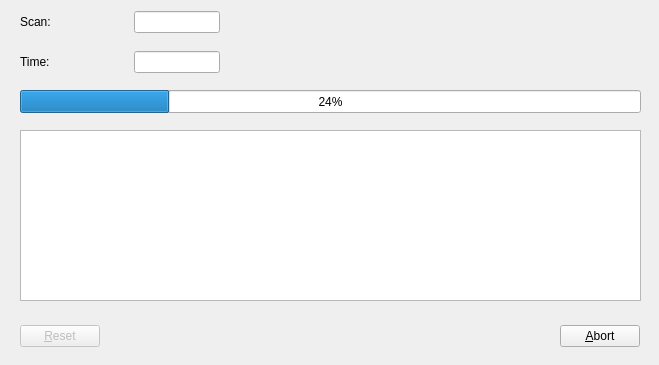
<?xml version="1.0" encoding="UTF-8"?>
<ui version="4.0">
 <class>Dialog1</class>
 <widget class="QDialog" name="Dialog1">
  <property name="geometry">
   <rect>
    <x>0</x>
    <y>0</y>
    <width>659</width>
    <height>365</height>
   </rect>
  </property>
  <property name="windowTitle">
   <string>Progress</string>
  </property>
  <widget class="QWidget" name="Layout3">
   <property name="geometry">
    <rect>
     <x>20</x>
     <y>10</y>
     <width>200</width>
     <height>24</height>
    </rect>
   </property>
   <layout class="QHBoxLayout">
    <property name="spacing">
     <number>6</number>
    </property>
    <property name="margin">
     <number>0</number>
    </property>
    <item>
     <widget class="QLabel" name="scanLabel">
      <property name="text">
       <string>Scan:</string>
      </property>
      <property name="wordWrap">
       <bool>false</bool>
      </property>
     </widget>
    </item>
    <item>
     <spacer name="Spacer3">
      <property name="orientation">
       <enum>Qt::Horizontal</enum>
      </property>
      <property name="sizeType">
       <enum>QSizePolicy::Expanding</enum>
      </property>
      <property name="sizeHint" stdset="0">
       <size>
        <width>100</width>
        <height>20</height>
       </size>
      </property>
     </spacer>
    </item>
    <item>
     <widget class="QLineEdit" name="scanEdit">
      <property name="readOnly">
       <bool>true</bool>
      </property>
     </widget>
    </item>
   </layout>
  </widget>
  <widget class="QWidget" name="Layout2">
   <property name="geometry">
    <rect>
     <x>20</x>
     <y>50</y>
     <width>200</width>
     <height>24</height>
    </rect>
   </property>
   <layout class="QHBoxLayout">
    <property name="spacing">
     <number>6</number>
    </property>
    <property name="margin">
     <number>0</number>
    </property>
    <item>
     <widget class="QLabel" name="timeLabel">
      <property name="text">
       <string>Time:</string>
      </property>
      <property name="wordWrap">
       <bool>false</bool>
      </property>
     </widget>
    </item>
    <item>
     <spacer name="Spacer2">
      <property name="orientation">
       <enum>Qt::Horizontal</enum>
      </property>
      <property name="sizeType">
       <enum>QSizePolicy::Expanding</enum>
      </property>
      <property name="sizeHint" stdset="0">
       <size>
        <width>100</width>
        <height>20</height>
       </size>
      </property>
     </spacer>
    </item>
    <item>
     <widget class="QLineEdit" name="timeEdit">
      <property name="readOnly">
       <bool>true</bool>
      </property>
     </widget>
    </item>
   </layout>
  </widget>
  <widget class="QWidget" name="Layout1">
   <property name="geometry">
    <rect>
     <x>20</x>
     <y>320</y>
     <width>620</width>
     <height>33</height>
    </rect>
   </property>
   <layout class="QHBoxLayout">
    <property name="spacing">
     <number>6</number>
    </property>
    <property name="margin">
     <number>0</number>
    </property>
    <item>
     <widget class="QPushButton" name="buttonReset">
      <property name="text">
       <string>&amp;Reset</string>
      </property>
      <property name="shortcut">
       <string>Alt+R</string>
      </property>
      <property name="enabled">
       <bool>false</bool>
      </property>
      <property name="autoDefault">
       <bool>false</bool>
      </property>
     </widget>
    </item>
    <item>
     <spacer name="Spacer1">
      <property name="orientation">
       <enum>Qt::Horizontal</enum>
      </property>
      <property name="sizeType">
       <enum>QSizePolicy::Expanding</enum>
      </property>
      <property name="sizeHint" stdset="0">
       <size>
        <width>20</width>
        <height>20</height>
       </size>
      </property>
     </spacer>
    </item>
    <item>
     <widget class="QPushButton" name="buttonAbort">
      <property name="text">
       <string>&amp;Abort</string>
      </property>
      <property name="shortcut">
       <string>Alt+A</string>
      </property>
      <property name="autoDefault">
       <bool>false</bool>
      </property>
      <property name="default">
       <bool>false</bool>
      </property>
     </widget>
    </item>
   </layout>
  </widget>
  <widget class="QTextEdit" name="logEdit">
   <property name="geometry">
    <rect>
     <x>20</x>
     <y>130</y>
     <width>621</width>
     <height>171</height>
    </rect>
   </property>
   <property name="readOnly">
    <bool>true</bool>
   </property>
  </widget>
  <widget class="QProgressBar" name="progressBar">
   <property name="geometry">
    <rect>
     <x>20</x>
     <y>90</y>
     <width>621</width>
     <height>23</height>
    </rect>
   </property>
   <property name="value">
    <number>24</number>
   </property>
  </widget>
 </widget>
 <layoutdefault spacing="6" margin="11"/>
 <pixmapfunction>qPixmapFromMimeSource</pixmapfunction>
 <resources/>
 <connections>
  <connection>
   <sender>buttonAbort</sender>
   <signal>clicked()</signal>
   <receiver>Dialog1</receiver>
   <slot>abort()</slot>
   <hints>
    <hint type="sourcelabel">
     <x>20</x>
     <y>20</y>
    </hint>
    <hint type="destinationlabel">
     <x>20</x>
     <y>20</y>
    </hint>
   </hints>
  </connection>
 </connections>
</ui>
